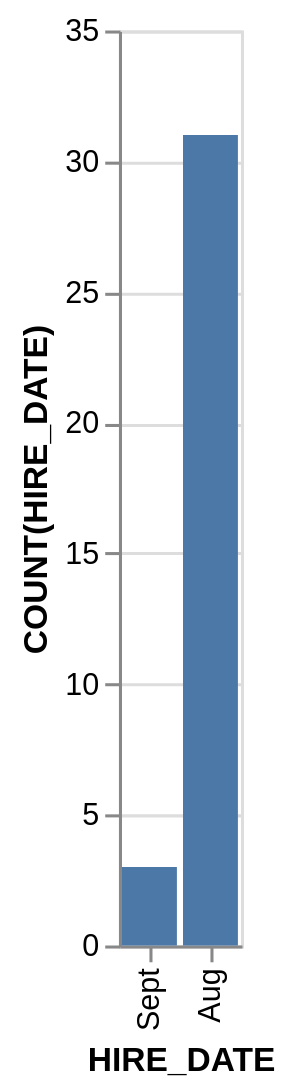

The Vega-Lite source for this figure:
### Vega-Lite specification from a JSON file in a GitHub repository (floating-point values rounded to 4 significant figures)
{"data": {"values": [{"x_data": "Sept", "y_data": 3}, {"x_data": "Aug", "y_data": 31}]}, "mark": "bar", "encoding": {"x": {"field": "x_data", "type": "nominal", "title": "HIRE_DATE", "sort": {"op": "sum", "field": "y_data", "order": "ascending"}}, "y": {"field": "y_data", "type": "quantitative", "title": "COUNT(HIRE_DATE)"}}}
